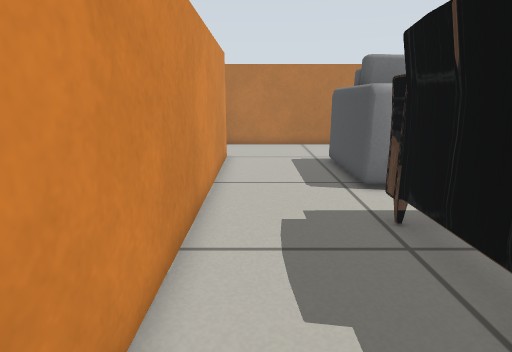
view 1 (above)

22 first-person views from a walk through a Gazebo world. The camera is 0.57 m above the floor, tilts 14° down and sees 80° across. The floor is counted in squares, 0.2 m on a side. Each view is taken from the middle of a square. On the plan, view 1 faces up. The plan holds only what a view shows up to about 20 squares ahead; the rest is blank. Robots are left out.

view 2
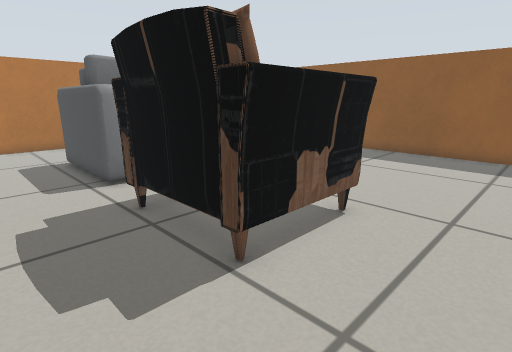

view 3
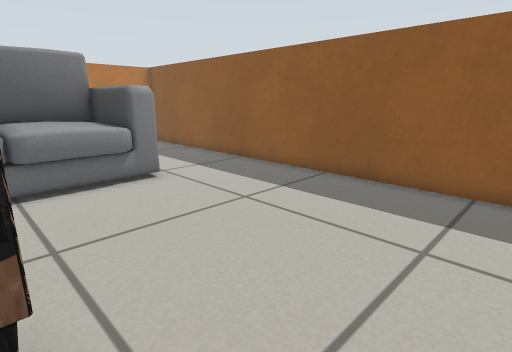

view 4
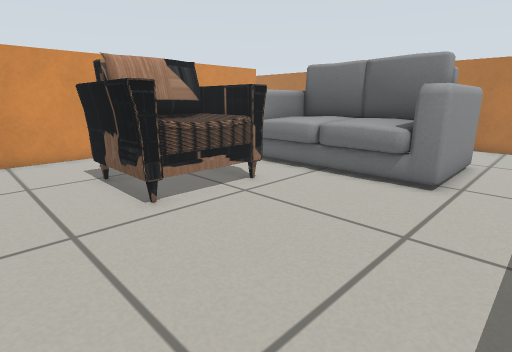

view 5
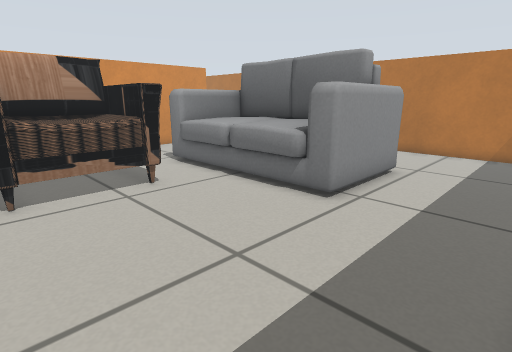

view 6
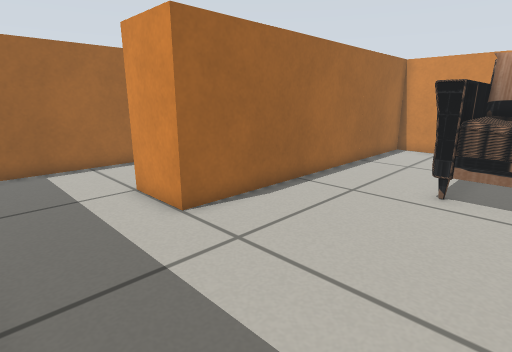

view 7
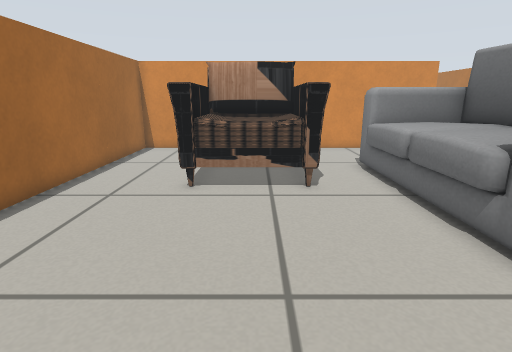

view 8
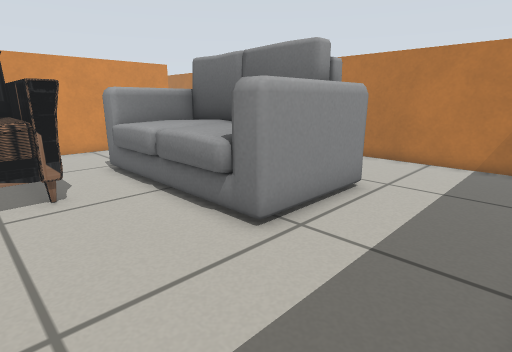

view 9
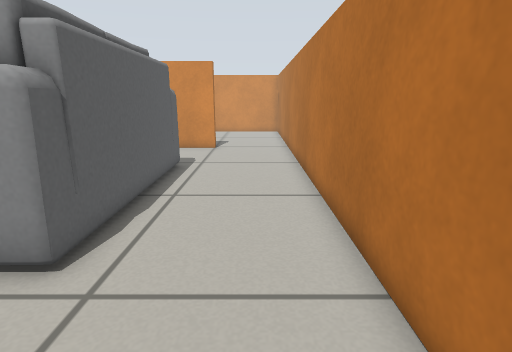

view 10
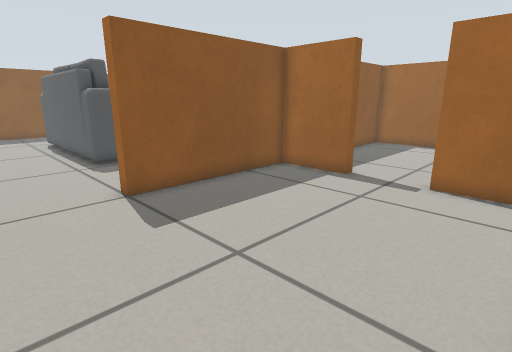

view 11
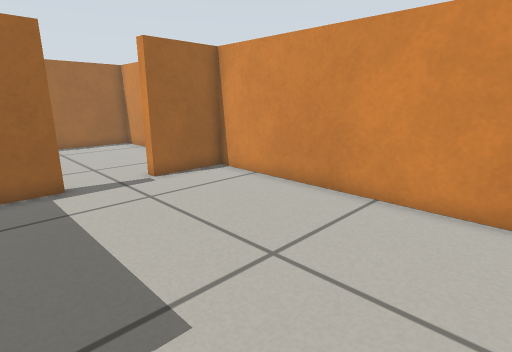

view 12
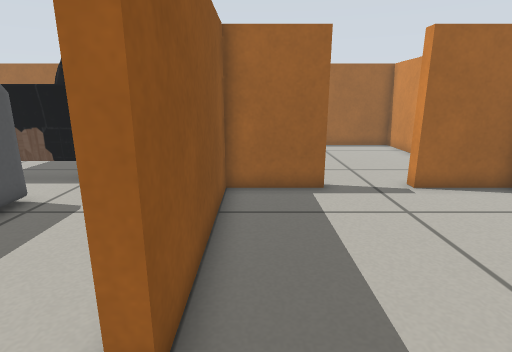

view 13
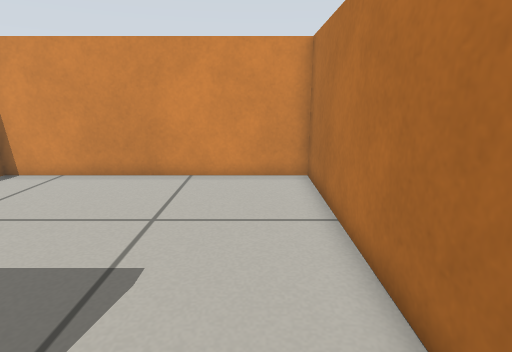

view 14
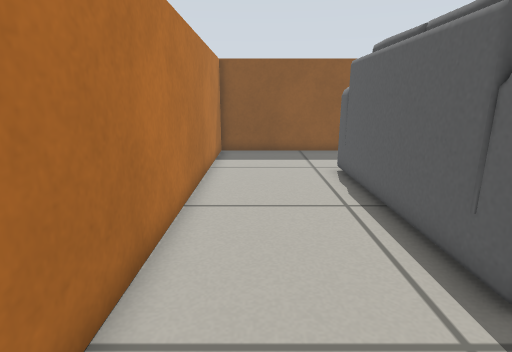

view 15
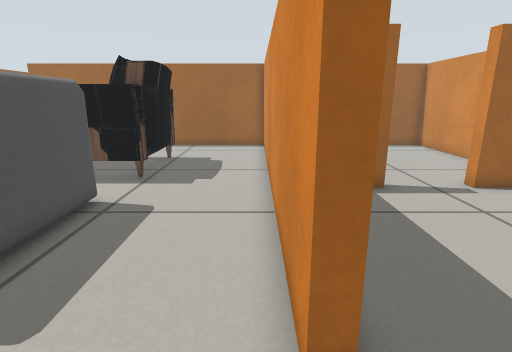

view 16
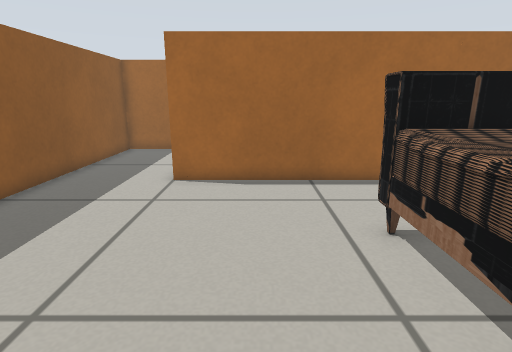

view 17
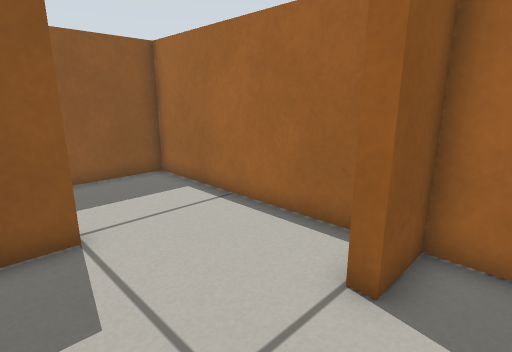

view 18
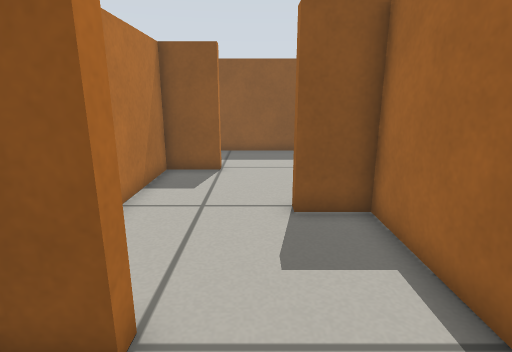

view 19
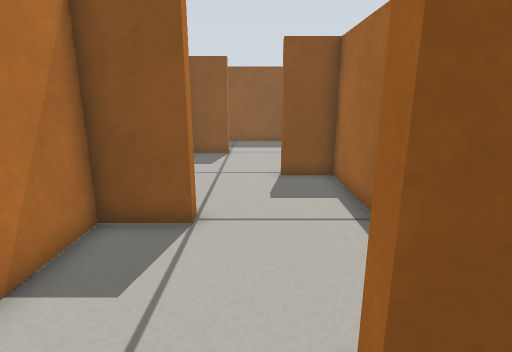

view 20
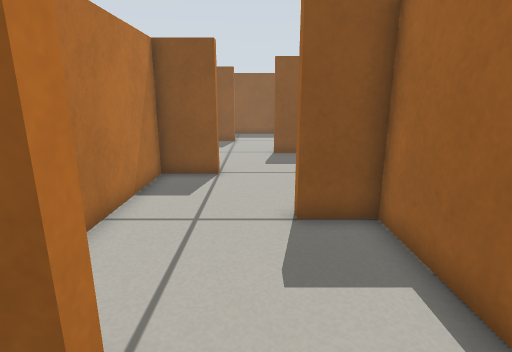

view 21
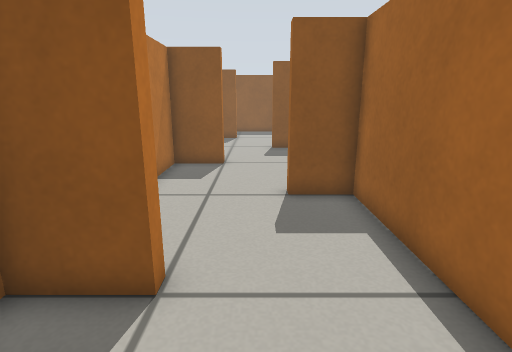

view 22
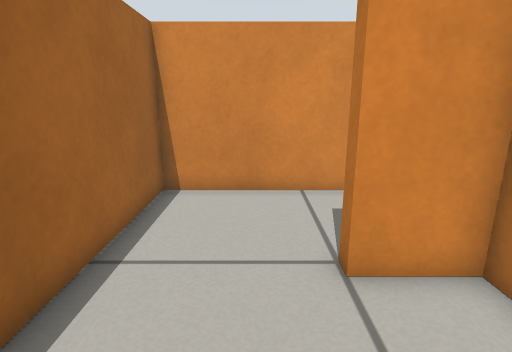

### Floor plan
Points are (right, up) in squares from view 1. A wall is a line through its corners. A room is listed if a view was taken in it or the views show most of it. See-through windows are left out.
Room 1 (views 1, 2, 3, 4, 5, 6, 7, 8, 9, 13, 14, 15, 16)
walls: (-1.5, 15.5) (-1.5, -1.7) (13, -1.7) (13, -4.5) (12.5, -4.5); (12.6, -9) (17.5, -9) (17.5, 20) (-1.5, 20)
ways out: opening at (-2, 17.5) to room 2; opening at (13, -6.5) to room 8
objects: armchair (3, 2) to (7, 7); sofa (4, 10) to (12, 14)
Room 2 (views 10, 11, 12)
walls: (-5.3, 7.6) (-5.3, 8.3) (-2, 8.3) (-2, 15.5) (-1.5, 15.5); (-1.5, 20) (-11.5, 20) (-11.5, 8.3) (-8.3, 8.3) (-8.3, 7.8)
ways out: opening at (-2, 17.5) to room 1; opening at (-7, 8) to room 7
Room 3 (view 17)
walls: (3, -9) (7.5, -9) (7.5, -7) (8, -7)
ways out: opening at (3, -6.5) to room 4; opening at (8, -4.5) to room 8
Room 4 (view 18)
walls: (3.2, -4.5) (2.7, -4.5) (2.7, -2.3) (-1.4, -2.3)
ways out: opening at (3, -6.5) to room 3; opening at (-2, -4.5) to room 5
Room 5 (views 19, 22)
walls: (-6.5, -2.3) (-6.5, -4.5); (-1.4, -2.3) (-2.9, -2.3); (-6.5, -9) (-2, -9) (-2, -7) (-1.5, -7)
low walls: (-5.9, -2.3) (-6.5, -2.3)
ways out: opening at (-2, -4.5) to room 4; opening at (-7, -6.5) to room 6
Room 6 (views 20, 21)
walls: (-6.5, -4.5) (-7, -4.5) (-7, -2.3); (-11.5, -3.1) (-11.5, -9) (-6.5, -9)
ways out: opening at (-7, -6.5) to room 5
Room 7 (no view inside)
walls: (-11.5, 3.2) (-11.5, -1.7) (-7.3, -1.7); (-5.8, -1.7) (-2, -1.7) (-2, 1.4)
ways out: opening at (-7, 8) to room 2
Room 8 (no view inside)
walls: (12.5, -4.5) (12.5, -2.3) (8, -2.3); (8.9, -9) (12.6, -9)
ways out: opening at (13, -6.5) to room 1; opening at (8, -4.5) to room 3

Where each view was taken, in squares from view 1:
view 1: 0 up, 0 right, facing up
view 2: 1 down, 0 right, facing up-right
view 3: 1 down, 7 right, facing up-right
view 4: 1 down, 15 right, facing up-left
view 5: 2 up, 17 right, facing up-left
view 6: 5 up, 17 right, facing down-left
view 7: 5 up, 17 right, facing left
view 8: 5 up, 17 right, facing up-left
view 9: 18 up, 17 right, facing left
view 10: 19 up, 11 left, facing down-right
view 11: 19 up, 3 left, facing down-left
view 12: 18 up, 3 left, facing down
view 13: 18 up, 0 right, facing left
view 14: 18 up, 0 right, facing right
view 15: 18 up, 1 left, facing down
view 16: 9 up, 10 right, facing down
view 17: 3 down, 6 right, facing down-right
view 18: 6 down, 0 right, facing right
view 19: 6 down, 4 left, facing right
view 20: 6 down, 9 left, facing right
view 21: 6 down, 11 left, facing right
view 22: 6 down, 2 left, facing left
